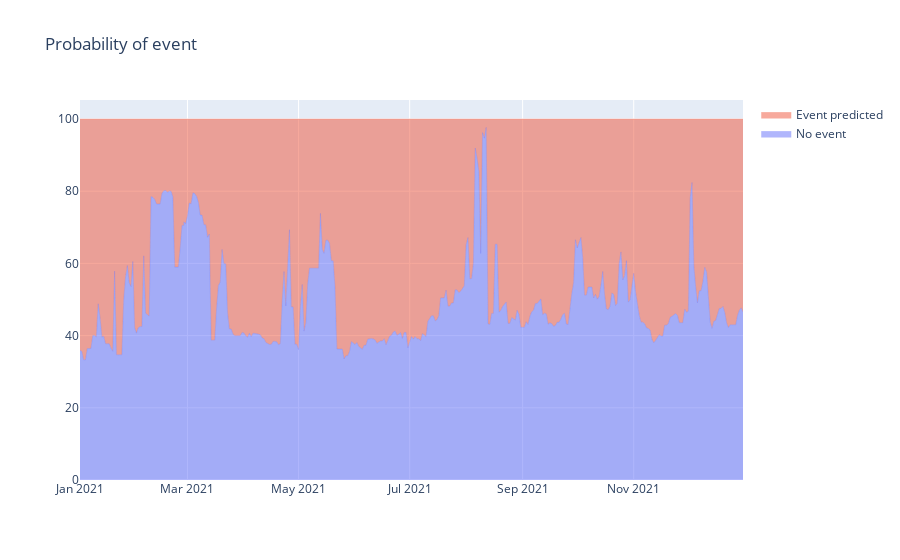

Notebook cell for this chart:
### Code cell
figure_x = reserved_data[condition]['to date']
figure_x_text = figure_x.map(lambda e: f'[{(e + DATE_TARGET_OFFSET).strftime("%d.%m.%Y")}..{(e + DATE_TARGET_OFFSET + DATE_TARGET_DURATION).strftime("%d.%m.%Y")}]')
fig = go.Figure()
fig.add_trace(go.Scatter(
    x=figure_x,
    y=1-result_proba[:,0],
    mode='lines',
    stackgroup='one',
    line=dict(width=.25),
    groupnorm='percent',
    name='No event',
    text=figure_x_text
))
fig.add_trace(go.Scatter(
    x=figure_x,
    y=result_proba[:,0],
    mode='lines',
    stackgroup='one',
    line=dict(width=.25),
    name='Event predicted',
    text=figure_x_text
))
fig.update_layout(
    title='Probability of event',
    # width=500, height=500
)
fig.show()

### Figure 1 — Plotly figure (JSON) as saved in the notebook; plotly's stock layout.template omitted (floating-point values rounded to 4 significant figures; data arrays with more than 128 entries replaced by an {"elided": "..."} marker saying what was removed)
{"data": [{"groupnorm": "percent", "line": {"width": 0.25}, "mode": "lines", "name": "No event", "stackgroup": "one", "text": {"elided": "366 str values"}, "x": {"elided": "366 str values"}, "y": {"elided": "366 float values"}, "type": "scatter"}, {"line": {"width": 0.25}, "mode": "lines", "name": "Event predicted", "stackgroup": "one", "text": {"elided": "366 str values"}, "x": {"elided": "366 str values"}, "y": {"elided": "366 float values"}, "type": "scatter"}], "layout": {"title": {"text": "Probability of event"}}}
